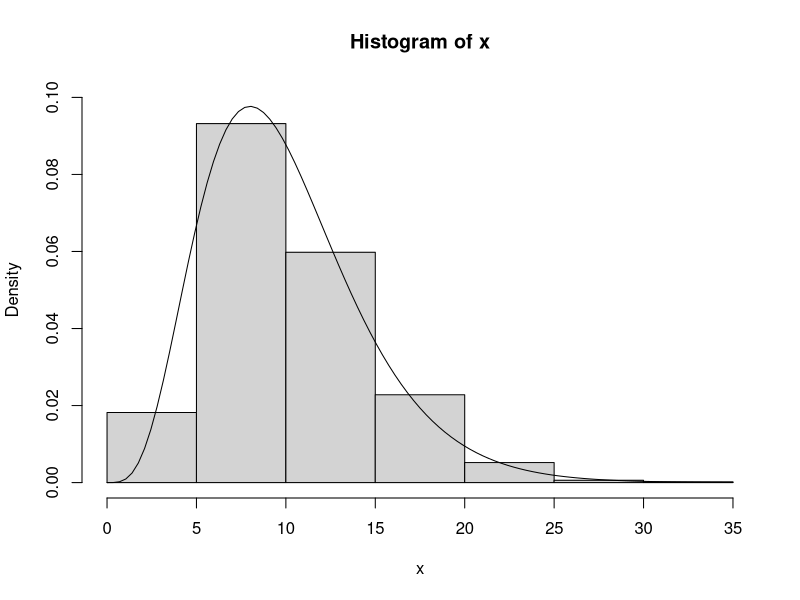

Reproduce this figure in R. (Note: this script raises an error after producing the figure.)
## ---- chunk 1
draws = 1000
k = 10
x = rep(NA,draws)
for (j in 1:draws){x[j]=sum(rnorm(10)^2)}
h = hist(x,plot=F)
ylim = range(0,h$density,0.10)
hist(x,freq=F,ylim=ylim)
curve(dchisq(x,df=k),add=TRUE)
## ---- chunk 2
CrossTable(gss2018$education,gss2018$vote,prop.r = FALSE,prop.c = FALSE,prop.chisq = FALSE,prop.t=FALSE)
## ---- chunk 3
chisq.test(gss2018$education,gss2018$vote)
## ---- chunk 4
t.test(gss2018$vote~gss2018$gun)
## ---- chunk 5
chisq.test(gss2018$gun,gss2018$vote)
## ---- chunk 6
CrossTable(gss2018$gun,gss2018$vote,prop.r = FALSE,prop.c = FALSE,prop.chisq = FALSE,prop.t=FALSE)
## ---- chunk 7
t.test(irs,mean=12)
## ---- chunk 8
t.test(irs,mean=12,alternative="greater")
## ---- chunk 9
binom.test(16,40)
## ---- chunk 10
wilcox.test(irs,mu=12)
